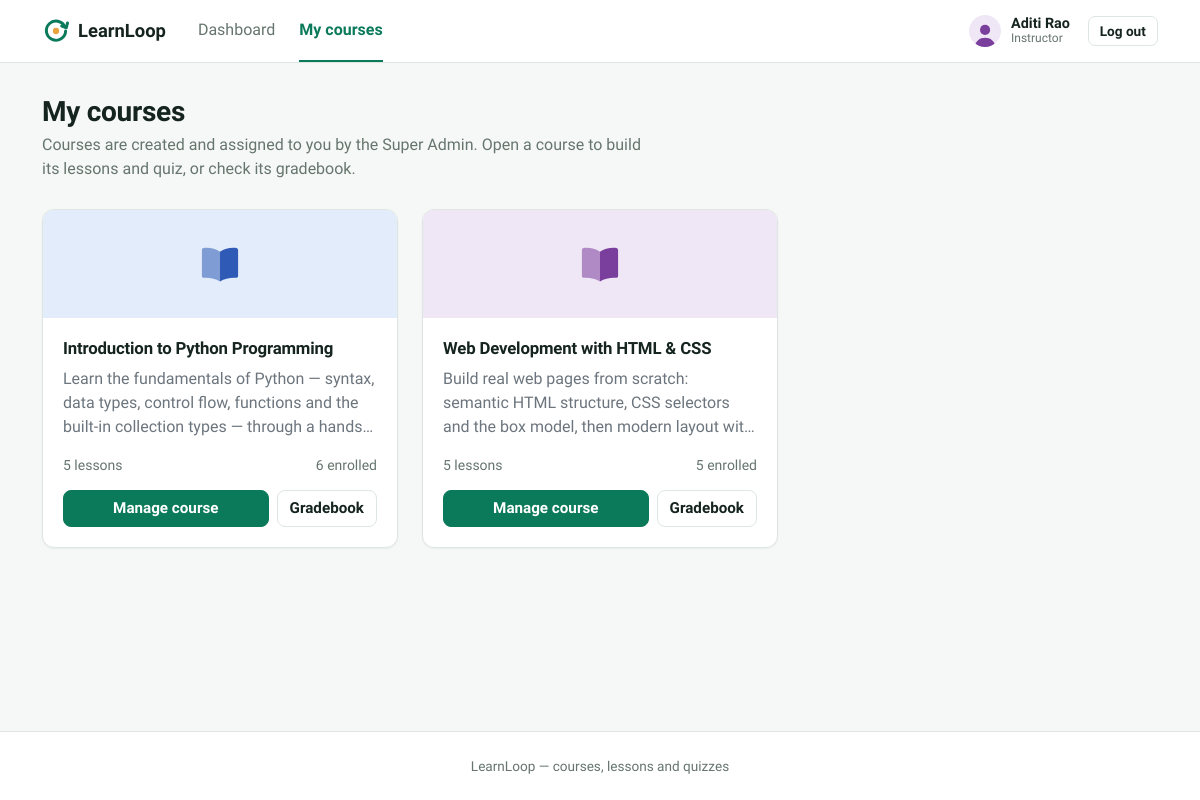
The page /index.php?route=instructor/courses (signed in) on the database its author committed.
### tables this page shows
CREATE TABLE courses (
    id              INT AUTO_INCREMENT PRIMARY KEY,
    title           VARCHAR(150) NOT NULL,
    description     TEXT NULL,
    instructor_id   INT NOT NULL,
    status          ENUM('active','inactive') NOT NULL DEFAULT 'active',
    created_at      TIMESTAMP NOT NULL DEFAULT CURRENT_TIMESTAMP,
    FOREIGN KEY (instructor_id) REFERENCES users(id),
    KEY idx_courses_instructor (instructor_id),
    KEY idx_courses_status (status)
);

### app/controllers/InstructorController.php (called while the page is built, shortened)
<?php
require_once __DIR__ . '/../models/Course.php';
class InstructorController
{
    public function courses(): void
    {
        $courses = Course::byInstructor(Auth::id());
        require __DIR__ . '/../views/instructor/courses.php';
    }
}

### public/index.php (called while the page is built, shortened)
<?php
require_once __DIR__ . '/../core/helpers.php';
require_once __DIR__ . '/../core/Database.php';
require_once __DIR__ . '/../core/Auth.php';
require_once __DIR__ . '/../app/models/Course.php';
require_once __DIR__ . '/../app/controllers/InstructorController.php';
$router = new Router();
$router->get('login', fn() => (new AuthController())->showLogin());
$router->post('login', fn() => (new AuthController())->login());
$router->post('logout', fn() => (new AuthController())->logout());
$router->get('admin/dashboard', fn() => (new AdminController())->dashboard());
$router->get('admin/courses', fn() => (new AdminController())->courses());
$router->get('admin/courses/create', fn() => (new AdminController())->courseCreateForm());
$router->post('admin/courses/store', fn() => (new AdminController())->courseStore());
$router->get('admin/courses/edit', fn() => (new AdminController())->courseEditForm());
$router->post('admin/courses/update', fn() => (new AdminController())->courseUpdate());
$router->post('admin/courses/status', fn() => (new AdminController())->courseStatus());
$router->get('admin/users', fn() => (new AdminController())->users());
$router->get('admin/users/create', fn() => (new AdminController())->userCreateForm());
$router->post('admin/users/store', fn() => (new AdminController())->userStore());
$router->post('admin/users/status', fn() => (new AdminController())->userStatus());
$router->get('admin/analytics', fn() => (new AdminController())->analytics());
$router->get('instructor/dashboard', fn() => (new InstructorController())->dashboard());
$router->get('instructor/courses', fn() => (new InstructorController())->courses());
$router->get('instructor/courses/edit', fn() => (new InstructorController())->courseEditForm());
$router->post('instructor/courses/update', fn() => (new InstructorController())->courseUpdate());
$router->get('instructor/lessons', fn() => (new InstructorController())->lessons());
$router->get('instructor/lessons/create', fn() => (new InstructorController())->lessonCreateForm());
$router->post('instructor/lessons/store', fn() => (new InstructorController())->lessonStore());
$router->get('instructor/lessons/edit', fn() => (new InstructorController())->lessonEditForm());
$router->post('instructor/lessons/update', fn() => (new InstructorController())->lessonUpdate());
$router->post('instructor/lessons/delete', fn() => (new InstructorController())->lessonDelete());
$router->post('instructor/lessons/move', fn() => (new InstructorController())->lessonMove());
$router->get('instructor/quiz', fn() => (new InstructorController())->quiz());
$router->post('instructor/quiz/store', fn() => (new InstructorController())->quizStore());
$router->get('instructor/quiz/questions/create', fn() => (new InstructorController())->questionCreateForm());
$router->post('instructor/quiz/questions/store', fn() => (new InstructorController())->questionStore());
$router->get('instructor/quiz/questions/edit', fn() => (new InstructorController())->questionEditForm());
$router->post('instructor/quiz/questions/update', fn() => (new InstructorController())->questionUpdate());
$router->post('instructor/quiz/questions/delete', fn() => (new InstructorController())->questionDelete());
$router->get('instructor/gradebook', fn() => (new InstructorController())->gradebook());
$router->get('student/dashboard', fn() => (new StudentController())->dashboard());
$router->get('student/catalog', fn() => (new StudentController())->catalog());
$router->post('student/enroll', fn() => (new StudentController())->enroll());
$router->get('student/courses/view', fn() => (new StudentController())->courseView());
$router->get('student/lessons/view', fn() => (new StudentController())->lessonView());
$router->post('student/lessons/complete', fn() => (new StudentController())->lessonComplete());
$router->get('student/quiz/take', fn() => (new StudentController())->quizTake());
$router->post('student/quiz/submit', fn() => (new StudentController())->quizSubmit());
$router->get('student/quiz/result', fn() => (new StudentController())->quizResult());
$router->get('student/grades', fn() => (new StudentController())->grades());
$route = $_GET['route'] ?? '';
$router->dispatch($_SERVER['REQUEST_METHOD'], $route);

### core/Router.php (called while the page is built, shortened)
<?php
class Router
{
    private array $routes = ['GET' => [], 'POST' => []];
    public function get(string $route, callable $handler): void
    {
        $this->routes['GET'][$route] = $handler;
    }
    public function post(string $route, callable $handler): void
    {
        $this->routes['POST'][$route] = $handler;
    }
    public function dispatch(string $method, string $route): void
    {
        $handler = $this->routes[$method][$route] ?? null;
        try {
            $handler();
        } catch (Throwable $e) {
            error_log($e->getMessage());
            http_response_code(500);
            require __DIR__ . '/../app/views/errors/500.php';
        }
    }
}

### core/Auth.php (called while the page is built, shortened)
<?php
require_once __DIR__ . '/Database.php';
class Auth
{
    public static function id(): ?int
    {
        return $_SESSION['user_id'] ?? null;
    }
}

### config/database.php (called while the page is built)
<?php
return [
    'host'     => '127.0.0.1',
    'port'     => 3306,
    'database' => 'learnloop',
    'username' => 'root',
    'password' => '',
    'charset'  => 'utf8mb4',
];

### core/Database.php (called while the page is built)
<?php
class Database
{
    private static ?PDO $instance = null;
    public static function connect(): PDO
    {
        if (self::$instance === null) {
            $config = require __DIR__ . '/../config/database.php';
            $dsn = sprintf(
                'mysql:host=%s;port=%d;dbname=%s;charset=%s',
                $config['host'],
                $config['port'],
                $config['database'],
                $config['charset']
            );
            self::$instance = new PDO($dsn, $config['username'], $config['password'], [
                PDO::ATTR_ERRMODE            => PDO::ERRMODE_EXCEPTION,
                PDO::ATTR_DEFAULT_FETCH_MODE => PDO::FETCH_ASSOC,
                PDO::ATTR_EMULATE_PREPARES   => false,
            ]);
        }
        return self::$instance;
    }
}

### app/models/Course.php (called while the page is built, shortened)
<?php
require_once __DIR__ . '/../../core/Database.php';
class Course
{
    private static function baseSelect(): string
    {
        return "SELECT c.*, u.name AS instructor_name,
                        (SELECT COUNT(*) FROM lessons l WHERE l.course_id = c.id) AS lesson_count,
                        (SELECT COUNT(*) FROM enrollments e WHERE e.course_id = c.id) AS enrollment_count
                 FROM courses c
                 JOIN users u ON u.id = c.instructor_id";
    }
    public static function byInstructor(int $instructorId): array
    {
        $stmt = Database::connect()->prepare(self::baseSelect() . ' WHERE c.instructor_id = ? ORDER BY c.created_at DESC');
        $stmt->execute([$instructorId]);
        return $stmt->fetchAll();
    }
}

### app/views/instructor/courses.php (the view, shortened to what this page needs)
<?php $pageTitle = 'My courses'; require __DIR__ . '/../partials/header.php'; require __DIR__ . '/../partials/navbar.php'; ?>
<div class="ll-page-head">
    <div>
        <h1 class="ll-page-title">My courses</h1>
        <p class="ll-page-sub">Courses are created and assigned to you by the Super Admin. Open a course to build its lessons and quiz, or check its gradebook.</p>
    </div>
</div>
<?php if (empty($courses)): ?>
    <div class="card"><div class="ll-empty"><strong>No courses assigned to you yet</strong>Ask the Super Admin to create a course and assign it to you.</div></div>
<?php else: ?>
<div class="row g-4">
    <?php foreach ($courses as $c): ?>
        <div class="col-md-6 col-lg-4">
            <article class="card ll-course-card">
                <?= course_cover((int)$c['id'], $c['title'], 'banner') ?>
                <div class="card-body">
                    <div class="d-flex justify-content-between align-items-start gap-2">
                        <h2><a href="/index.php?route=instructor/lessons&course_id=<?= (int)$c['id'] ?>"><?= e($c['title']) ?></a></h2>
                    </div>
                    <?php if (trim((string)$c['description']) !== ''): ?>
                        <p class="text-secondary mb-0 mt-1 ll-clamp-3"><?= e($c['description']) ?></p>
                    <?php endif; ?>
                    <div class="ll-course-foot">
                        <div class="ll-course-foot-row">
                            <span class="tnum"><?= (int)$c['lesson_count'] ?> <?= (int)$c['lesson_count'] === 1 ? 'lesson' : 'lessons' ?></span>
                            <span class="tnum"><?= (int)$c['enrollment_count'] ?> enrolled</span>
                        </div>
                        <div class="d-flex gap-2">
                            <a href="/index.php?route=instructor/lessons&course_id=<?= (int)$c['id'] ?>" class="btn btn-primary flex-fill">Manage course</a>
                            <a href="/index.php?route=instructor/gradebook&course_id=<?= (int)$c['id'] ?>" class="btn btn-outline-secondary">Gradebook</a>
                        </div>
                    </div>
                </div>
            </article>
        </div>
    <?php endforeach; ?>
</div>
<?php endif; ?>
<?php require __DIR__ . '/../partials/footer.php'; ?>

### core/helpers.php (shortened to what this page needs)
<?php
function e(?string $value): string
{
    return htmlspecialchars($value ?? '', ENT_QUOTES, 'UTF-8');
}
function avatar_tint(?int $id, string $name = ''): int
{
    return $id !== null && $id > 0 ? $id % 8 : abs(crc32($name)) % 8;
}
function course_cover(int $courseId, string $title, string $size = ''): string
{
    $svg = '<svg viewBox="0 0 48 48" aria-hidden="true">'
        . '<path d="M24 13.5c-3.6-2.6-8.4-3.7-14-3.3a1.6 1.6 0 0 0-1.5 1.6v22.4c0 .9.8 1.7 1.7 1.6 5.2-.3 9.8.7 13.8 3.2z" opacity=".55"/>'
        . '<path d="M24 13.5c3.6-2.6 8.4-3.7 14-3.3 .8.1 1.5.8 1.5 1.6v22.4c0 .9-.8 1.7-1.7 1.6-5.2-.3-9.8.7-13.8 3.2z"/>'
        . '</svg>';
    return '<span class="course-cover ' . e($size) . ' tint-' . avatar_tint($courseId, $title) . '" role="img" aria-label="' . e($title) . '">' . $svg . '</span>';
}
function person_avatar(?int $userId, string $name, string $size = ''): string
{
    $svg = '<svg viewBox="0 0 40 40" aria-hidden="true">'
        . '<circle cx="20" cy="15.5" r="7.2"/><path d="M5.5 41c0-9 6.5-14.2 14.5-14.2S34.5 32 34.5 41z"/>'
        . '</svg>';
    return '<span class="person-avatar ' . e($size) . ' tint-' . avatar_tint($userId, $name) . '" role="img" aria-label="' . e($name) . '">' . $svg . '</span>';
}
function brand_mark(string $class = 'brand-mark'): string
{
    return '<svg class="' . e($class) . '" viewBox="0 0 32 32" aria-hidden="true">'
        . '<path d="M26.2 11.5A11 11 0 1 0 27 16" fill="none" stroke="currentColor" stroke-width="3.4" stroke-linecap="round"/>'
        . '<path d="M22.6 10.3l5.2 1.9 1.4-5.4" fill="none" stroke="currentColor" stroke-width="3.4" stroke-linecap="round" stroke-linejoin="round"/>'
        . '<circle cx="16" cy="16" r="3.6" fill="#E8A33D"/>'
        . '</svg>';
}

### public/assets/css/style.css (style rules this page uses)
:root { --ll-primary: #0B7A5A; --ll-primary-dark: #086147; --ll-primary-50: #E9F5EF; --ll-primary-100: #CDE9DB; --ll-ink: #15241E; --ll-body: #3A4842; --ll-muted: #66756E; --ll-line: #DDE6E1; --ll-line-soft: #ECF1EE; --ll-ground: #F6F8F7; --ll-surface: #FFFFFF; --ll-fail: #B42318; --ll-fail-50: #FDECEA; --ll-warn: #93600A; --ll-warn-50: #FBF1DE; --ll-radius: 12px; --ll-radius-sm: 8px; --ll-shadow: 0 1px 2px rgba(21, 36, 30, 0.05); --bs-body-font-family: 'Source Sans 3', 'Segoe UI', system-ui, sans-serif; --bs-body-font-size: 1rem; --bs-body-color: var(--ll-body); --bs-body-bg: var(--ll-ground); --bs-link-color: var(--ll-primary); --bs-link-color-rgb: 11, 122, 90; --bs-link-hover-color: var(--ll-primary-dark); --bs-link-hover-color-rgb: 8, 97, 71; --bs-border-color: var(--ll-line); --bs-primary: var(--ll-primary); --bs-primary-rgb: 11, 122, 90; --bs-secondary-color: var(--ll-muted); color-scheme: light; }
body { background: var(--ll-ground); display: flex; flex-direction: column; min-height: 100vh; }
a { text-decoration: none; }
h1, h2, h3, h4, h5, h6, .h1, .h2, .h3, .h4, .h5, .h6 { font-family: 'Lexend', 'Source Sans 3', sans-serif; color: var(--ll-ink); font-weight: 600; letter-spacing: -0.01em; }
.tnum, .table td, .table th, .ll-stat-value { font-variant-numeric: tabular-nums; }
.brand-mark { width: 28px; height: 28px; color: var(--ll-primary); flex: none; }
.ll-page-head { display: flex; justify-content: space-between; align-items: flex-end; gap: 1rem; flex-wrap: wrap; margin-bottom: 1.75rem; }
.ll-page-title { font-size: 1.75rem; font-weight: 700; line-height: 1.2; margin-bottom: 0.3rem; }
.ll-page-sub { color: var(--ll-muted); margin-bottom: 0; max-width: 68ch; }
.ll-page-head .ll-page-sub { margin-bottom: 0; }
.card { --bs-card-border-color: var(--ll-line); --bs-card-border-radius: var(--ll-radius); --bs-card-inner-border-radius: calc(var(--ll-radius) - 1px); box-shadow: var(--ll-shadow); background: var(--ll-surface); }
.course-cover, .person-avatar { display: inline-flex; align-items: center; justify-content: center; flex: none; overflow: hidden; }
.course-cover { width: 52px; height: 52px; border-radius: 10px; }
.course-cover svg { width: 62%; height: 62%; fill: currentColor; }
.course-cover.banner { width: 100%; height: 108px; border-radius: 0; }
.course-cover.banner svg { width: 56px; height: 56px; }
.person-avatar { width: 32px; height: 32px; border-radius: 50%; align-items: flex-end; }
.person-avatar svg { width: 88%; height: 88%; fill: currentColor; }
.tint-1 { background: #E3ECFA; color: #2F5BB7; }
.tint-2 { background: #F0E7F6; color: #7A3E9C; }
.ll-course-card { height: 100%; display: flex; flex-direction: column; overflow: hidden; }
.ll-course-card .card-body { display: flex; flex-direction: column; padding: 1.15rem 1.25rem 1.25rem; }
.ll-course-card h2 { font-size: 1.05rem; line-height: 1.35; margin-bottom: 0.2rem; }
.ll-course-card h2 a { color: inherit; }
.ll-clamp-3 { display: -webkit-box; -webkit-line-clamp: 3; -webkit-box-orient: vertical; overflow: hidden; }
.ll-course-foot { margin-top: auto; padding-top: 1rem; }
.ll-course-foot-row { display: flex; justify-content: space-between; align-items: center; gap: 0.75rem; font-size: 0.875rem; color: var(--ll-muted); margin-bottom: 0.9rem; }
.btn { --bs-btn-font-weight: 600; --bs-btn-border-radius: var(--ll-radius-sm); --bs-btn-font-size: 0.95rem; }
.btn-primary { --bs-btn-bg: var(--ll-primary); --bs-btn-border-color: var(--ll-primary); --bs-btn-hover-bg: var(--ll-primary-dark); --bs-btn-hover-border-color: var(--ll-primary-dark); --bs-btn-active-bg: var(--ll-primary-dark); --bs-btn-active-border-color: var(--ll-primary-dark); --bs-btn-disabled-bg: #9DB8AB; --bs-btn-disabled-border-color: #9DB8AB; --bs-btn-focus-shadow-rgb: 11, 122, 90; }
.btn-outline-secondary { --bs-btn-color: var(--ll-ink); --bs-btn-border-color: var(--ll-line); --bs-btn-hover-color: var(--ll-primary); --bs-btn-hover-bg: var(--ll-surface); --bs-btn-hover-border-color: var(--ll-primary); --bs-btn-active-color: var(--ll-primary); --bs-btn-active-bg: var(--ll-primary-50); --bs-btn-active-border-color: var(--ll-primary); --bs-btn-disabled-color: #A5B0AA; --bs-btn-disabled-border-color: var(--ll-line-soft); background: var(--ll-surface); }

### rows shown on the page
courses: title "Introduction to Python Programming", description "Learn the fundamentals of Python — syntax, data types, control flow, functions and the built-in collection types — through…", lesson_count "5", enrollment_count "6"
courses: title "Web Development with HTML & CSS", description "Build real web pages from scratch: semantic HTML structure, CSS selectors and the box model, then modern layout…", lesson_count "5", enrollment_count "5"

### other values the page prints
$label "Dashboard"
$label "My courses"
Auth::name() "Aditi Rao"
$roleLabel "Instructor"
